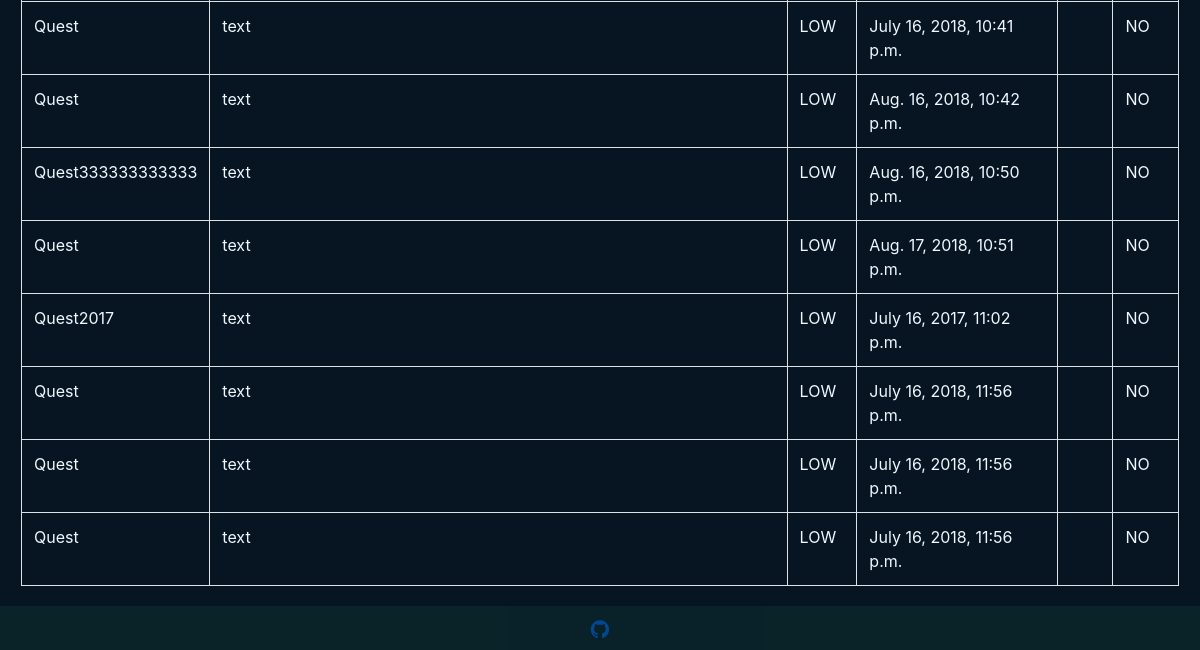
The page /search (signed in, lower part) on the database as committed earlier.
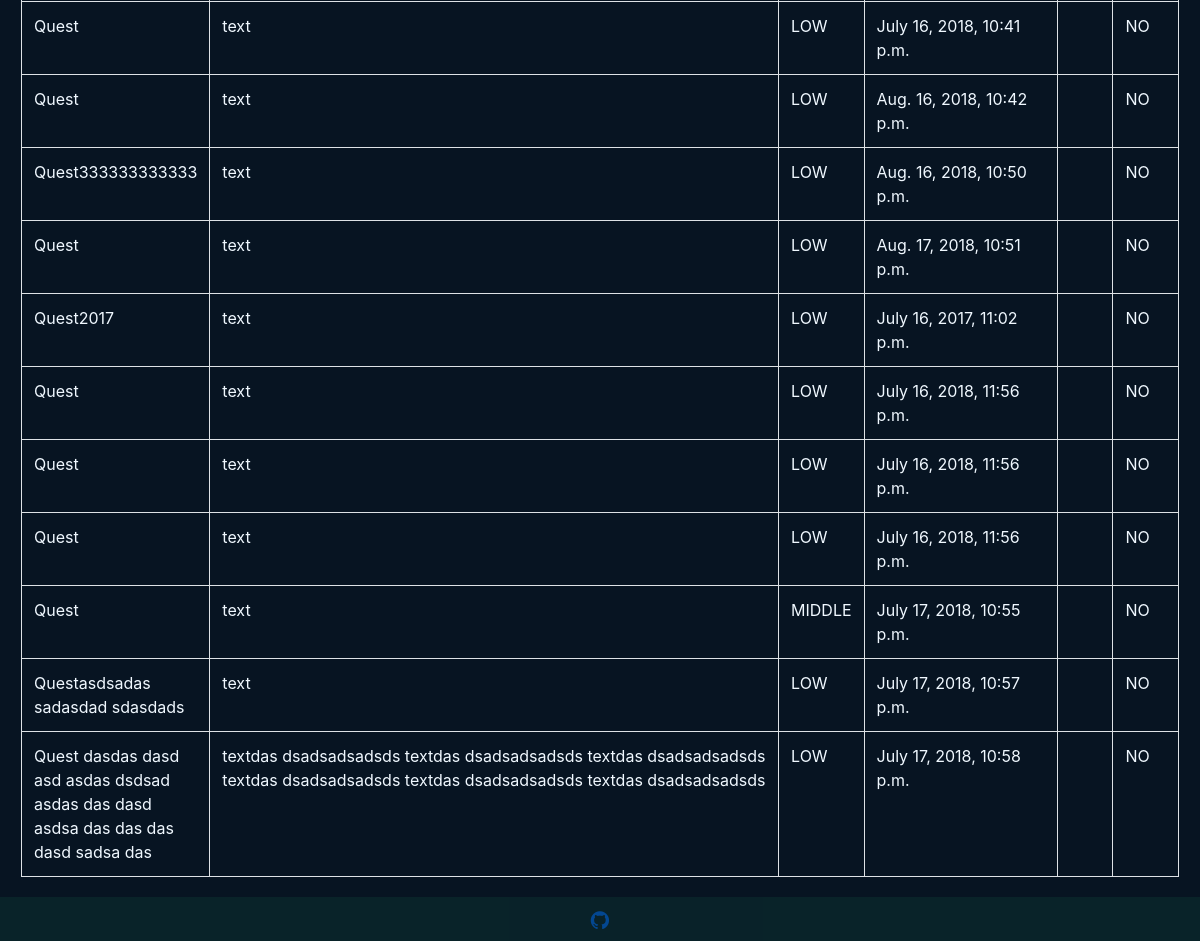
The same page on the database as committed later.
### todo/models.py (models this page shows, shortened)
class Quest(models.Model):
    LOW = 'LOW'
    MIDDLE = 'MIDDLE'
    HARD = 'HARD'
    Levels = (
        (LOW, 'LOW'),
        (MIDDLE, 'MIDDLE'),
        (HARD, 'HARD'),
    )
    who = models.ForeignKey(settings.AUTH_USER_MODEL, on_delete=models.CASCADE, default=1)
    quest_name = models.CharField(max_length=400, default='Quest')
    quest_text = models.TextField(max_length=2100, default='text')
    pub_date = models.DateTimeField('date published', default="")
    done_date = models.DateTimeField(null=True, blank=True)
    levels = models.CharField(max_length=6, choices=Levels, default=LOW)
    done_quest = models.BooleanField(default=False)
    today_quest = models.BooleanField(default=False)
    daily_quest = models.BooleanField(default=False)

### todo/views.py (the view)
# urls.py: path('search', views.search, name='search'),
@login_required()
def search(request):
    quest_list = Quest.objects.filter(who=request.user, today_quest=False, daily_quest=False)
    quest_filter = QuestFilter(request.GET, queryset=quest_list)
    return render(request, 'todo/search.html', {'filter': quest_filter})

### todo/templates/todo/search.html (shortened to what this page needs)
{% extends 'todo/base.html' %}
{% load widget_tweaks %}
{% load icons %}
{% block content %}
              <table class="table table-bordered" style="color: aliceblue ;margin: 0px 0px 10px 6px;width:99%">
                <tbody>
                  {% for quest in filter.qs %}
                    <tr>
                      <td>{{ quest.quest_name }}</td>
                      <td>{{ quest.quest_text }}</td>
                      <td>{{ quest.levels }}</td>
                      <td>{{ quest.pub_date }}</td>
                      <td style="text-align: center">
                      </td>
                      {% if quest.done_quest == True %}
                        <td>Yes</td>
                      {% else %}
                        <td>NO</td>
                      {% endif %}
                    </tr>
                  {% empty %}
                    <tr>
                      <td colspan="6">No data</td>
                    </tr>
                  {% endfor %}
                </tbody>
              </table>
{% endblock %}

Rows that differ between the two databases and show on the page:
added Quest: quest_name "Quest", quest_text "text", levels "MIDDLE", pub_date "July 17, 2018, 10:55 p.m.", done_quest "NO"
added Quest: quest_name "Questasdsadas sadasdad sdasdads", quest_text "text", levels "LOW", pub_date "July 17, 2018, 10:57 p.m.", done_quest "NO"
added Quest: quest_name "Quest dasdas dasd asd asdas dsdsad asdas das dasd asdsa das das das dasd sadsa das", quest_text "textdas dsadsadsadsds textdas dsadsadsadsds textdas dsadsadsadsds textdas dsadsadsadsds textdas dsadsadsadsds textdas dsadsadsadsds", levels "LOW", pub_date "July 17, 2018, 10:58 p.m.", done_quest "NO"
